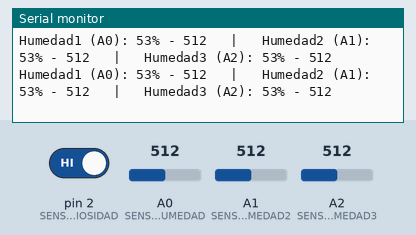
The sketch below on a simulated Arduino Uno, built with avr-gcc and run on an emulated ATmega328P. Parts: the last lines printed to the serial monitor. The inputs (shaded band) are chosen by the test bench; at power-on: A0 (SENSOR_HUMEDAD) = 512, A1 (SENSOR_HUMEDAD2) = 512, A2 (SENSOR_HUMEDAD3) = 512, pin 2 (SENSOR_PLUVIOSIDAD) HIGH.

Above: at 1.8 s.
1.9 s: A0 (SENSOR_HUMEDAD) set to 716
At 2.9 s:
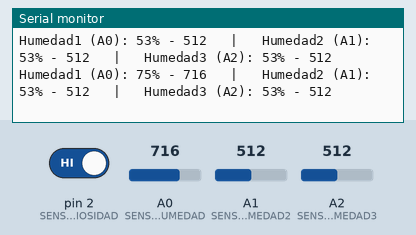
3.4 s: A1 (SENSOR_HUMEDAD2) set to 716
At 4.7 s:
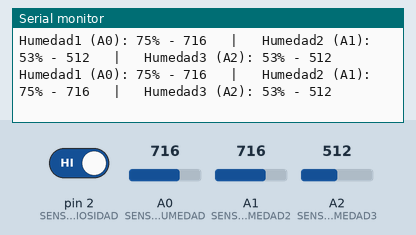
4.9 s: A2 (SENSOR_HUMEDAD3) set to 716
At 5.9 s:
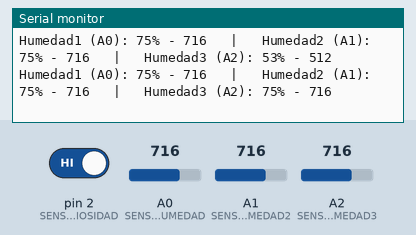
6.4 s: A0 (SENSOR_HUMEDAD) set to 900
At 7.7 s:
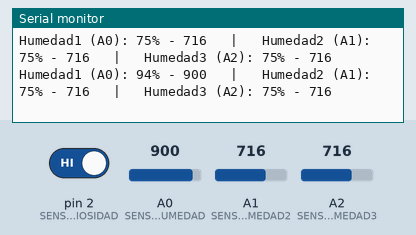
7.9 s: A1 (SENSOR_HUMEDAD2) set to 900
At 9.0 s:
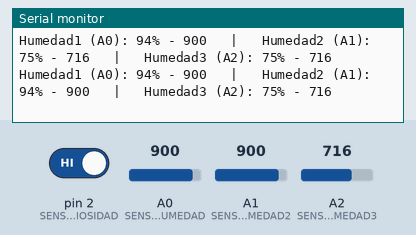
9.4 s: A2 (SENSOR_HUMEDAD3) set to 900
At 10.6 s:
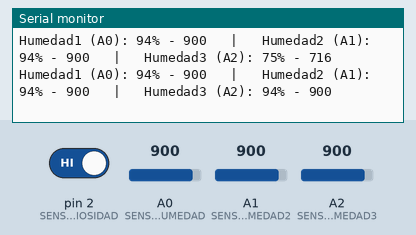
Timing chart, 0 to 11.9 s (numbered marks = the images above; inputs shaded):
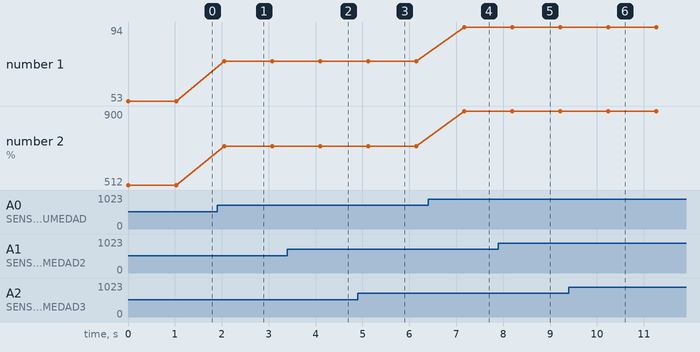

The sketch:

medicion_PLUVIOSIDAD-HUMEDAD.ino
```cpp
#define RESOLUCION_PLUVIOMETRO 0.2794
#define SENSOR_HUMEDAD A0
#define SENSOR_HUMEDAD2 A1
#define SENSOR_HUMEDAD3 A2
#define SENSOR_PLUVIOSIDAD 2

float val_prec = 0;
int val_hum = 0;
int val_hum2 = 0;
int val_hum3 = 0;
int aux_hum = 0;
int aux_hum2 = 0;
int aux_hum3 = 0;
uint8_t cont_aux = 1;

void Pluviometro();

void setup() {

  Serial.begin(9600);
  pinMode(SENSOR_PLUVIOSIDAD, INPUT_PULLUP);
  attachInterrupt(digitalPinToInterrupt(SENSOR_PLUVIOSIDAD), Pluviometro, RISING);

}

void loop() {
  aux_hum = analogRead(SENSOR_HUMEDAD);
  val_hum = map(aux_hum,0,950,0,100);
  //Serial.print("precipitacion: ");
  //Serial.print(val_prec,4);
  aux_hum2 = analogRead(SENSOR_HUMEDAD2);
  val_hum2 = map(aux_hum2,0,950,0,100);

  aux_hum3 = analogRead(SENSOR_HUMEDAD3);
  val_hum3 = map(aux_hum3,0,950,0,100);

  //Serial.print(" mm      ");
  Serial.print("Humedad1 (A0): ");
  Serial.print(val_hum);
  Serial.print("%");
  Serial.print(" - ");
  Serial.print(aux_hum);

  Serial.print("   |   Humedad2 (A1): ");
  Serial.print(val_hum2);
  Serial.print("%");
  Serial.print(" - ");
  Serial.print(aux_hum2);

  Serial.print("   |   Humedad3 (A2): ");
  Serial.print(val_hum3);
  Serial.print("%");
  Serial.print(" - ");
  Serial.println(aux_hum3);


  delay(1000);

}

void Pluviometro(){

  cont_aux++;
  if(cont_aux==5)
  {
    val_prec = val_prec + RESOLUCION_PLUVIOMETRO;
    cont_aux = 1;
  }

}
```

Measured:
- after the input at 1.9 s, the serial monitor: prints a new line after 0.15 s (image 1)
- after the input at 3.4 s, the serial monitor: prints a new line after 0.70 s (image 2)
- after the input at 4.9 s, the serial monitor: prints a new line after 0.22 s (image 3)
- after the input at 6.4 s, the serial monitor: prints a new line after 0.77 s (image 4)
- after the input at 7.9 s, the serial monitor: prints a new line after 0.30 s (image 5)
- after the input at 9.4 s, the serial monitor: prints a new line after 0.85 s (image 6)
- plotted number 1: 53 → 75 after the input at 1.9 s, 75 → 94 after the input at 6.4 s
- plotted number 2: 512 → 716 after the input at 1.9 s, 716 → 900 after the input at 6.4 s
